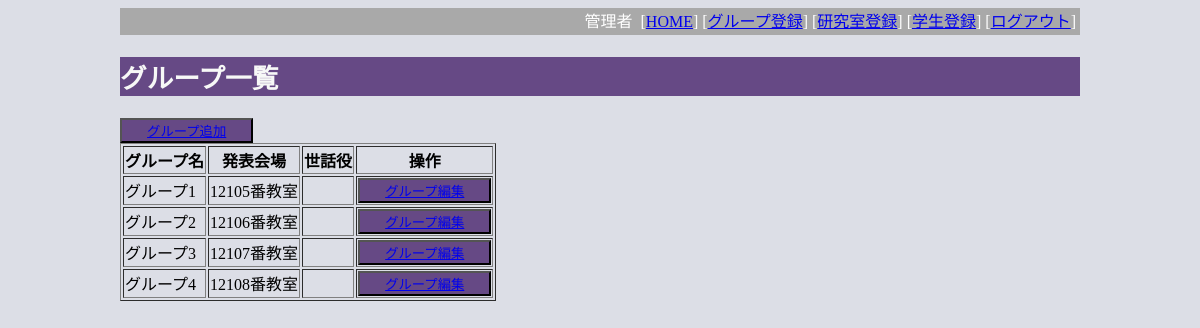
Before: /index.php?do=group_list (signed in) with the older database file.
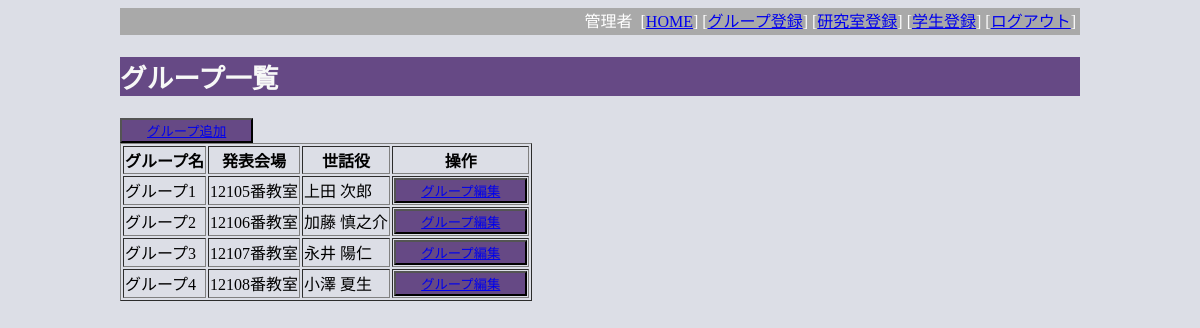
After: the same page with the newer database file.
### tables this page shows
CREATE TABLE `tbl_group` (
  `gid` bigint(20) UNSIGNED NOT NULL,
  `gname` varchar(16) NOT NULL,
  `gyear` int(11) DEFAULT NULL,
  `staff` varchar(16) DEFAULT NULL,
  `pdate` date DEFAULT NULL,
  `room` varchar(16) DEFAULT NULL,
  `detail` text DEFAULT NULL
);

CREATE TABLE `tbl_user` (
  `uid` varchar(16) NOT NULL,
  `uname` varchar(32) NOT NULL,
  `upass` varchar(16) NOT NULL,
  `urole` int(11) DEFAULT NULL
);

### index.php (called while the page is built, shortened)
<?php
  include('src/page_header.php');
  $action = 'pg_home';
  if (isset($_GET['do'])) {
    $action = $_GET['do'];
  }
  include('src/' . $action . '.php');
  include('src/page_footer.php');
?>

### src/group_list.php (the view, shortened to what this page needs)
<h2>グループ一覧</h2>
<?php
require_once('db_inc.php');
$sql = "SELECT g.*, u.uname FROM tbl_group g left join tbl_user u on g.staff=u.uid; ";
$rs = $conn->query($sql);
echo '<button style="width:10em"><a href="?do=group_edit">グループ追加</a></button>';
echo '<table border=1>';
echo '<tr><th>グループ名</th><th>発表会場</th><th>世話役</th><th>操作</th></tr>';
$row= $rs->fetch_assoc();
while ($row) {
	echo '<tr>';
	echo '<td>' . $row['gname']. '</td>';
	echo '<td>' . $row['room']. '</td>';
	echo '<td>' . $row['uname']. '</td>';
	echo '<td><button style="width:10em;"> <a href="?do=group_edit&gid='. $row['gid'].'">グループ編集</a></button></td>';
	echo '</tr>';
	$row= $rs->fetch_assoc();
}
echo '</table>';
?>

### src/page_header.php (shortened to what this page needs)
<!DOCTYPE html>
<html><head>
<link rel="stylesheet" TYPE="text/css" href="css/style.css">
</head>
<body>
<div class="wrapper">
<div id="navbar">
<?php
if (isset($_SESSION['urole'])){
  echo $_SESSION['uname'].'&nbsp;&nbsp;';
  echo '[<a href="?do=pg_home">HOME</a>]&nbsp';
  $menu = array();
  if ($_SESSION['urole']==1){
    $menu = array(
      '進捗報告'  => 'ad_schedule',
      '進捗確認'  => 'ad_list1',
      'プログラム確認'  => 'pg_list',
      '資料提出'  => 'file_upload',
      );
  }elseif($_SESSION['urole']==2 ) {
    $menu = array(
    	'進捗状況確認' => 'ad_list2',
      '発表情報登録' => 'pg_list',
    );
  }else if ($_SESSION['urole']==9){
    $menu = array(
      'グループ登録' => 'group_list',
    	'研究室登録' => 'lab_list',
    	'学生登録' => 'st_list',
    );
  }
  foreach($menu as $label=>$action){
    echo  '[<a href="?do=' . $action . '">' . $label . '</a>]&nbsp;' ;
  }
  echo  '[<a href="?do=sys_logout">ログアウト</a>]&nbsp;' ;
}else{
  echo  '[<a href="?do=sys_login">ログイン</a>]' ;
}
?>
</div>

### src/page_footer.php
</div>
</body>
</html>

### css/style.css (style rules this page uses)
body { background-color: #dcdee6; }
h2 { background-color: #664985; color: #f7f8f7; font-size: 20pt; }
.wrapper { margin-right: auto; margin-left: auto; max-width: 960px; padding-right: 10px; padding-left: 10px; }
#navbar { background-color: darkgray; color: white; text-align: right; vertical-align:middle; min-height: 20pt; }
button { background-color: #664985; color:#dcdee6; }

Changed rows visible on the page:
changed tbl_group "グループ1": tbl_user.uname (not shown) → "上田 次郎"
changed tbl_group "グループ2": tbl_user.uname (not shown) → "加藤 慎之介"
changed tbl_group "グループ3": tbl_user.uname (not shown) → "永井 陽仁"
changed tbl_group "グループ4": tbl_user.uname (not shown) → "小澤 夏生"
